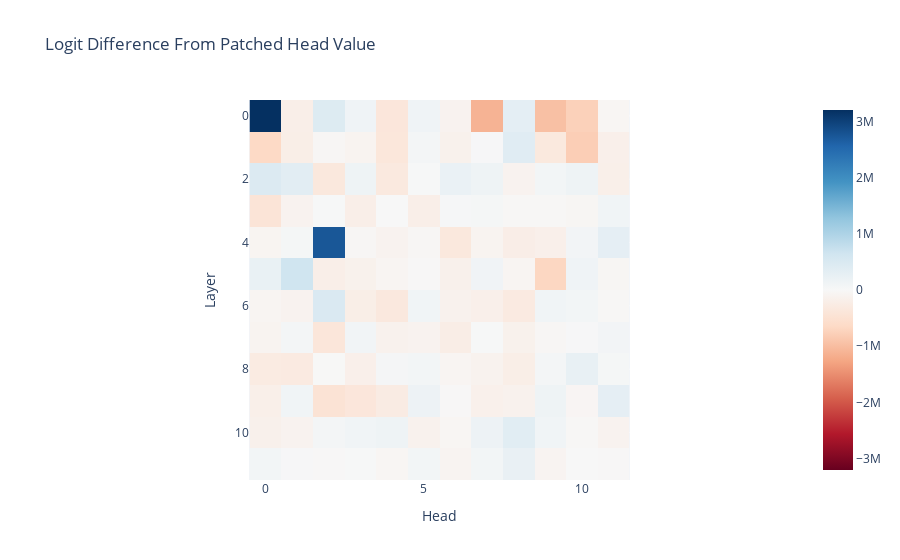

Source (notebook cell):
### Code cell
imshow(
    patched_head_v_diff,
    title="Logit Difference From Patched Head Value",
    labels={"x": "Head", "y": "Layer"},
)

### Figure 1 — Plotly figure (JSON) as saved in the notebook; plotly's stock layout.template omitted (floating-point values rounded to 4 significant figures; data arrays with more than 128 entries replaced by an {"elided": "..."} marker saying what was removed)
{"data": [{"coloraxis": "coloraxis", "hovertemplate": "Head: %{x}<br>Layer: %{y}<br>color: %{z}<extra></extra>", "name": "0", "type": "heatmap", "xaxis": "x", "yaxis": "y", "z": {"elided": "12x12 int values"}}], "layout": {"coloraxis": {"cmid": 0, "colorscale": [[0, "rgb(103,0,31)"], [0.1, "rgb(178,24,43)"], [0.2, "rgb(214,96,77)"], [0.3, "rgb(244,165,130)"], [0.4, "rgb(253,219,199)"], [0.5, "rgb(247,247,247)"], [0.6, "rgb(209,229,240)"], [0.7, "rgb(146,197,222)"], [0.8, "rgb(67,147,195)"], [0.9, "rgb(33,102,172)"], [1, "rgb(5,48,97)"]]}, "title": {"text": "Logit Difference From Patched Head Value"}, "xaxis": {"anchor": "y", "constrain": "domain", "domain": [0, 1], "scaleanchor": "y", "title": {"text": "Head"}}, "yaxis": {"anchor": "x", "autorange": "reversed", "constrain": "domain", "domain": [0, 1], "title": {"text": "Layer"}}}}
